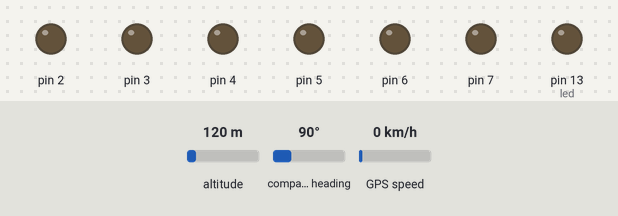
The sketch below on a simulated Arduino Uno, built with avr-gcc and run on an emulated ATmega328P. Shown: output pins drawn as LEDs (lit = HIGH). Inputs (shaded band) come from the test bench; at power-on: GPS speed 0 km/h, altitude 120 m, compass heading 90°. The GPS gets a fix after 3 s at 37.7749, -122.4194 with 8 satellites.

Above: at 1.2 s.
1.3 s: GPS speed set to 17 km/h
4.2 s: GPS speed set to 22 km/h
At 5.3 s:
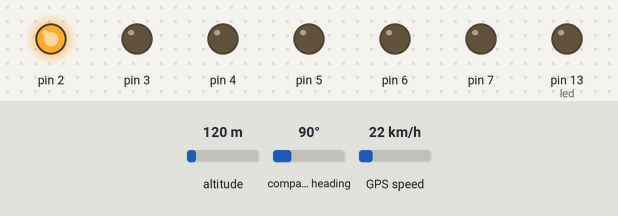
6.5 s: GPS speed set to 57 km/h
8.2 s: GPS speed set to 61 km/h
At 9.6 s:
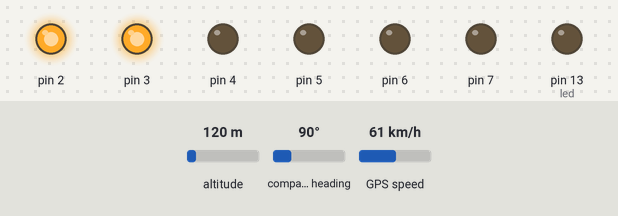
10.5 s: GPS speed set to 78 km/h
12.2 s: GPS speed set to 81 km/h
At 13.9 s:
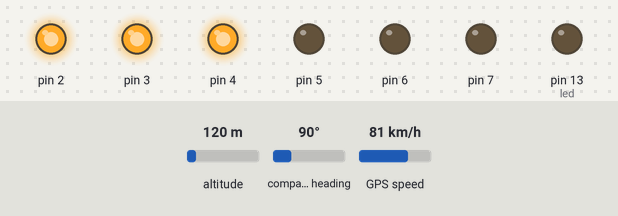
Timing chart, 0 to 15.4 s (numbered marks = the images above; inputs shaded):
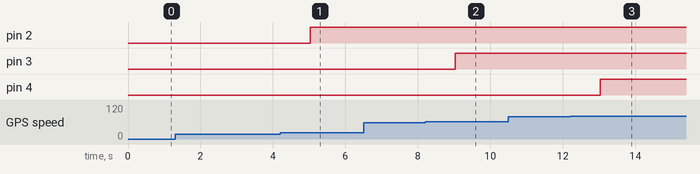

Measured:
- the behaviour switches between 19 and 20 km/h on GPS speed (found by bisection; images 0 and 1)
- the behaviour switches between 59 and 60 km/h on GPS speed (found by bisection; images 1 and 2)
- the behaviour switches between 79 and 80 km/h on GPS speed (found by bisection; images 2 and 3)
- after the input at 4.2 s, pin 2: LOW → HIGH after 0.83 s
- after the input at 8.2 s, pin 3: LOW → HIGH after 0.83 s
- after the input at 12.2 s, pin 4: LOW → HIGH after 0.83 s

The sketch:

BarDisplay.ino
```cpp
/*
  BarDisplay - Show a bar value on a series of LEDs
               connected to digital pins
*/

#include <TinyGPS.h>

TinyGPS gps;

#define led 13
#define pStartLED 2
#define pEndLED 7

void setup()
{
  Serial.begin(57600);

  pinMode(led, OUTPUT);
  digitalWrite(led, LOW);

  for (size_t i = pStartLED; i <= pEndLED; i++)
  {
    pinMode(i, OUTPUT);
  }
}

void show(size_t num)
{
  // set the LEDs on
  size_t i = 0, j=0;
  for (i = pStartLED, j=0; i <= pEndLED && j < num; i++, j++)
  {
    digitalWrite(i, HIGH);
  }

  for (; i <= pEndLED; i++)
  {
    digitalWrite(i, LOW);
  }
}

void showFromSpeed(float i)
{
  int leds = 0;

  if (i >= 20)
  {
    //green
    leds++;
  }

  if (i >= 60)
  {
    //green
    leds++;
  }

  if (i >= 80)
  {
    //green
    leds++;
  }

  if (i >= 90)
  {
    //green
    leds++;
  }

  if (i >= 100)
  {
    //yellow
    leds++;
  }

  if (i >= 110)
  {
    //red
    leds++;
  }

  show(leds);
}

void loop()
{
  digitalWrite(led, LOW);

  while (Serial.available())
  {
    digitalWrite(led, LOW);
    char c = Serial.read();
    if (gps.encode(c))
    {
      digitalWrite(led, HIGH);
      showFromSpeed((int)gps.f_speed_kmph());
    }
  }
}
```
